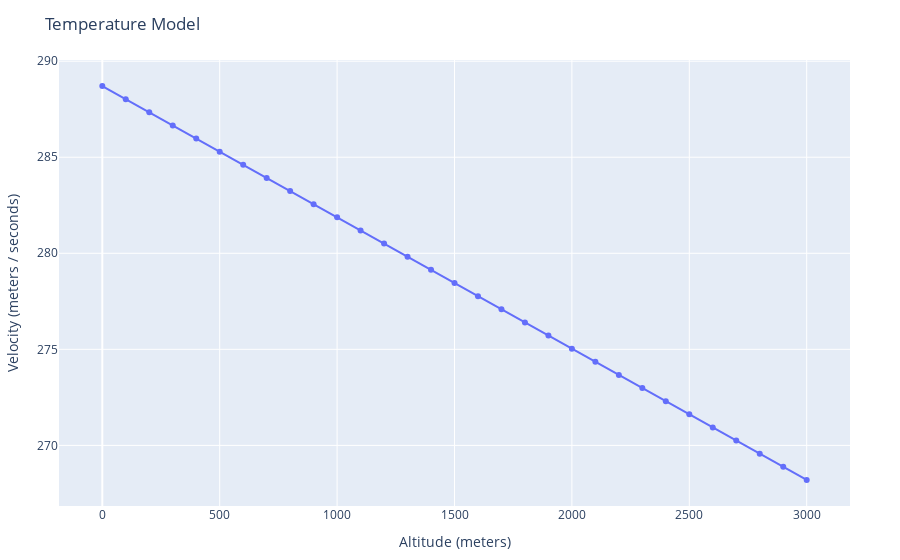

Write notebook code for a chart like this one.
### Code cell
altitude_range_m = 0.0:100.0:3000.0

plot(
    [
        scatter(
            mode="markers+lines",
            x=altitude_range_m,
            y=[get_temperature_K(A) for A in altitude_range_m]
        )
    ],
    Layout(
        title="Temperature Model",
        xaxis_title="Altitude (meters)",
        yaxis_title="Velocity (meters / seconds)",
        legend_title="Legend Title",
    ),
    config=PlotConfig(scrollZoom=true)
)

### Figure 1 — Plotly figure (JSON) as saved in the notebook; plotly's stock layout.template omitted (floating-point values rounded to 4 significant figures)
{"data": [{"mode": "markers+lines", "type": "scatter", "x": [0, 100, 200, 300, 400, 500, 600, 700, 800, 900, 1000, 1100, 1200, 1300, 1400, 1500, 1600, 1700, 1800, 1900, 2000, 2100, 2200, 2300, 2400, 2500, 2600, 2700, 2800, 2900, 3000], "y": [288.7, 288.0, 287.3, 286.7, 286.0, 285.3, 284.6, 283.9, 283.2, 282.6, 281.9, 281.2, 280.5, 279.8, 279.1, 278.5, 277.8, 277.1, 276.4, 275.7, 275.0, 274.4, 273.7, 273.0, 272.3, 271.6, 270.9, 270.3, 269.6, 268.9, 268.2]}], "layout": {"legend": {"title": "Legend Title"}, "margin": {"b": 50, "l": 50, "r": 50, "t": 60}, "title": "Temperature Model", "xaxis": {"title": {"text": "Altitude (meters)"}}, "yaxis": {"title": {"text": "Velocity (meters / seconds)"}}}}
